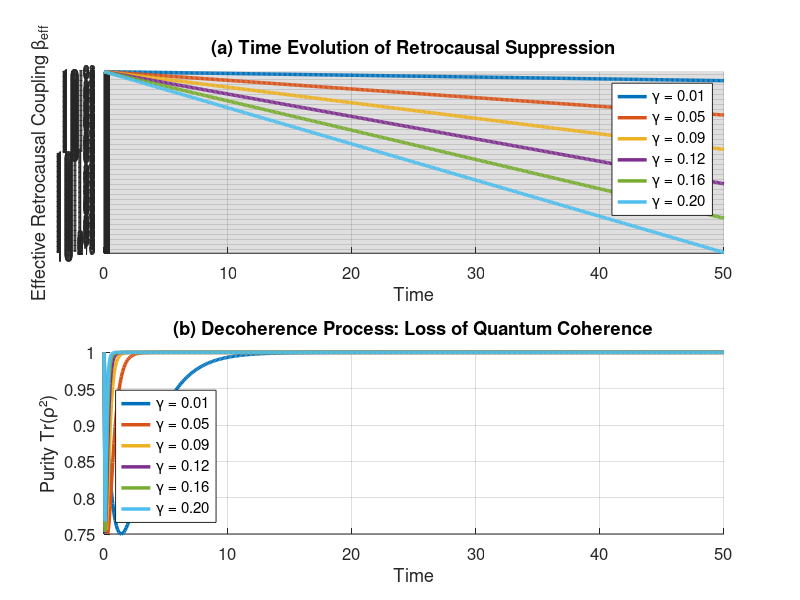

Here is the MATLAB script that generated this plot:
% Retrocausal Suppression - Time Evolution Figures
% Figures 1 & 2: Time evolution of suppression and purity

clear; clc; close all;

% Parameters
gamma_range = linspace(0.01, 0.2, 6);  % Decoherence rates
N_env = 50;                            % Number of environmental degrees of freedom
t_max = 50;                            % Maximum time
dt = 0.1;                              % Time step
t = 0:dt:t_max;

% Retrocausal coupling strength (small off-diagonal term)
beta_retro = 0.1;

% Initialize results
beta_eff = zeros(length(gamma_range), length(t));
purity = zeros(length(gamma_range), length(t));

% Colors for plotting
colors = lines(length(gamma_range));

% Create figure for time evolution
figure('Position', [100, 100, 1000, 800]);

% Main simulation loop
for g_idx = 1:length(gamma_range)
    gamma = gamma_range(g_idx);

    % Initial state: superposition state
    psi0 = [1; 1]/sqrt(2);  % |+> state
    rho0 = psi0 * psi0';

    rho = rho0;

    for t_idx = 1:length(t)
        % Simple decoherence model: off-diagonal damping
        current_time = t(t_idx);

        % Decoherence effect: exponential decay of off-diagonals
        decoherence_factor = exp(-gamma * current_time * N_env);

        % Effective retrocausal term (suppressed by decoherence)
        beta_eff(g_idx, t_idx) = beta_retro * decoherence_factor;

        % Update density matrix (simplified model)
        rho(1,2) = rho0(1,2) * decoherence_factor;
        rho(2,1) = rho0(2,1) * decoherence_factor;
        rho(1,1) = 0.5 * (1 + (1 - decoherence_factor));
        rho(2,2) = 0.5 * (1 - (1 - decoherence_factor));

        % Calculate purity
        purity(g_idx, t_idx) = trace(rho^2);
    end
end

% Plot 1: Suppression of retrocausal term over time
subplot(2, 1, 1);
hold on;
for g_idx = 1:length(gamma_range)
    plot(t, beta_eff(g_idx, :), 'LineWidth', 2.5, ...
        'Color', colors(g_idx, :), ...
        'DisplayName', sprintf('γ = %.2f', gamma_range(g_idx)));
end
xlabel('Time');
ylabel('Effective Retrocausal Coupling β_{eff}');
title('(a) Time Evolution of Retrocausal Suppression');
legend('Location', 'northeast');
grid on;
set(gca, 'YScale', 'log', 'FontSize', 12);

% Plot 2: Purity decay over time
subplot(2, 1, 2);
hold on;
for g_idx = 1:length(gamma_range)
    plot(t, purity(g_idx, :), 'LineWidth', 2.5, ...
        'Color', colors(g_idx, :), ...
        'DisplayName', sprintf('γ = %.2f', gamma_range(g_idx)));
end
xlabel('Time');
ylabel('Purity Tr(ρ²)');
title('(b) Decoherence Process: Loss of Quantum Coherence');
legend('Location', 'southwest');
grid on;
set(gca, 'FontSize', 12);

% Save as high-resolution PNG
exportgraphics(gcf, 'retrocausal_time_evolution.png', 'Resolution', 300);
